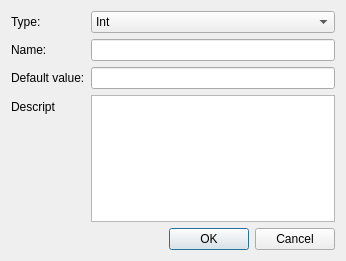
<?xml version="1.0" encoding="UTF-8"?>
<ui version="4.0">
 <class>QReportParametereDialog</class>
 <widget class="QDialog" name="QReportParametereDialog">
  <property name="geometry">
   <rect>
    <x>0</x>
    <y>0</y>
    <width>346</width>
    <height>261</height>
   </rect>
  </property>
  <property name="windowTitle">
   <string>Add parametere</string>
  </property>
  <property name="modal">
   <bool>true</bool>
  </property>
  <layout class="QVBoxLayout" name="verticalLayout">
   <item>
    <layout class="QFormLayout" name="formLayout">
     <property name="labelAlignment">
      <set>Qt::AlignLeading|Qt::AlignLeft|Qt::AlignVCenter</set>
     </property>
     <item row="0" column="0">
      <widget class="QLabel" name="label_2">
       <property name="text">
        <string>Type:</string>
       </property>
      </widget>
     </item>
     <item row="0" column="1">
      <widget class="QComboBox" name="comboBoxType">
       <item>
        <property name="text">
         <string>Int</string>
        </property>
       </item>
       <item>
        <property name="text">
         <string>Float</string>
        </property>
       </item>
       <item>
        <property name="text">
         <string>Bool</string>
        </property>
       </item>
       <item>
        <property name="text">
         <string>String</string>
        </property>
       </item>
      </widget>
     </item>
     <item row="1" column="0">
      <widget class="QLabel" name="label">
       <property name="text">
        <string>Name:</string>
       </property>
      </widget>
     </item>
     <item row="1" column="1">
      <widget class="QLineEdit" name="lineEditName"/>
     </item>
     <item row="2" column="0">
      <widget class="QLabel" name="label_3">
       <property name="text">
        <string>Default value:</string>
       </property>
      </widget>
     </item>
     <item row="2" column="1">
      <widget class="QLineEdit" name="lineEditDefValue"/>
     </item>
     <item row="3" column="0">
      <widget class="QLabel" name="label_4">
       <property name="text">
        <string>Descript</string>
       </property>
      </widget>
     </item>
     <item row="3" column="1">
      <widget class="QPlainTextEdit" name="plainTextEditDescript"/>
     </item>
    </layout>
   </item>
   <item>
    <widget class="QDialogButtonBox" name="buttonBox">
     <property name="orientation">
      <enum>Qt::Horizontal</enum>
     </property>
     <property name="standardButtons">
      <set>QDialogButtonBox::Cancel|QDialogButtonBox::Ok</set>
     </property>
    </widget>
   </item>
  </layout>
 </widget>
 <resources/>
 <connections>
  <connection>
   <sender>buttonBox</sender>
   <signal>rejected()</signal>
   <receiver>QReportParametereDialog</receiver>
   <slot>reject()</slot>
   <hints>
    <hint type="sourcelabel">
     <x>325</x>
     <y>251</y>
    </hint>
    <hint type="destinationlabel">
     <x>286</x>
     <y>274</y>
    </hint>
   </hints>
  </connection>
 </connections>
</ui>
